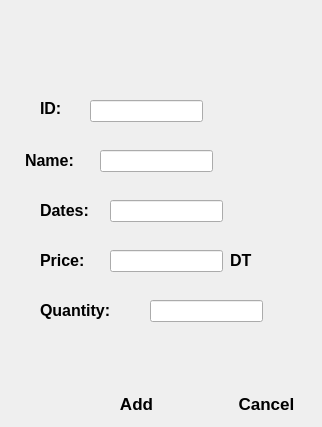
   <widget class="QWidget" name="page_2">
    <widget class="QLabel" name="label">
     <property name="geometry">
      <rect>
       <x>40</x>
       <y>100</y>
       <width>41</width>
       <height>16</height>
      </rect>
     </property>
     <property name="font">
      <font>
       <pointsize>12</pointsize>
       <weight>75</weight>
       <bold>true</bold>
      </font>
     </property>
     <property name="text">
      <string>ID:</string>
     </property>
    </widget>
    <widget class="QLabel" name="label_2">
     <property name="geometry">
      <rect>
       <x>25</x>
       <y>150</y>
       <width>71</width>
       <height>21</height>
      </rect>
     </property>
     <property name="font">
      <font>
       <pointsize>12</pointsize>
       <weight>75</weight>
       <bold>true</bold>
      </font>
     </property>
     <property name="text">
      <string>Name:</string>
     </property>
    </widget>
    <widget class="QLineEdit" name="lineEdit_id">
     <property name="geometry">
      <rect>
       <x>90</x>
       <y>100</y>
       <width>113</width>
       <height>22</height>
      </rect>
     </property>
     <property name="maxLength">
      <number>8</number>
     </property>
    </widget>
    <widget class="QLineEdit" name="lineEdit_name">
     <property name="geometry">
      <rect>
       <x>100</x>
       <y>150</y>
       <width>113</width>
       <height>22</height>
      </rect>
     </property>
     <property name="maxLength">
      <number>15</number>
     </property>
    </widget>
    <widget class="QPushButton" name="pushButtonaddp2">
     <property name="geometry">
      <rect>
       <x>90</x>
       <y>390</y>
       <width>93</width>
       <height>28</height>
      </rect>
     </property>
     <property name="font">
      <font>
       <pointsize>13</pointsize>
       <weight>75</weight>
       <bold>true</bold>
      </font>
     </property>
     <property name="styleSheet">
      <string notr="true">QPushButton{

     background: qlineargradient(x1: 0, y1: 0, x2: 0, y2: 1,
                                 stop: 0 #f7f7f7, stop: 0.4 #f0f0f0,
                                 stop: 0.5 #e8e8e8, stop: 1.0 #dcdcdc);
border-radius:5px;
border-radius:5px;

}



QPushButton:hover{
background:   qlineargradient(x1: 0, y1: 0, x2: 0, y2: 1,
                                 stop: 0 #1b83fe, stop: 0.4 #4399fe,
                                 stop: 0.5 #5da7fe, stop: 1.0 #77b5fe);
color:white;
}</string>
     </property>
     <property name="text">
      <string>Add</string>
     </property>
    </widget>
    <widget class="QPushButton" name="pushButton_cancelp2">
     <property name="geometry">
      <rect>
       <x>220</x>
       <y>390</y>
       <width>93</width>
       <height>28</height>
      </rect>
     </property>
     <property name="font">
      <font>
       <pointsize>13</pointsize>
       <weight>75</weight>
       <bold>true</bold>
      </font>
     </property>
     <property name="styleSheet">
      <string notr="true">QPushButton{

     background: qlineargradient(x1: 0, y1: 0, x2: 0, y2: 1,
                                 stop: 0 #f7f7f7, stop: 0.4 #f0f0f0,
                                 stop: 0.5 #e8e8e8, stop: 1.0 #dcdcdc);
border-radius:5px;
border-radius:5px;

}



QPushButton:hover{
background:   qlineargradient(x1: 0, y1: 0, x2: 0, y2: 1,
                                 stop: 0 #1b83fe, stop: 0.4 #4399fe,
                                 stop: 0.5 #5da7fe, stop: 1.0 #77b5fe);
color:white;
}</string>
     </property>
     <property name="text">
      <string>Cancel</string>
     </property>
    </widget>
    <widget class="QLabel" name="label_3">
     <property name="geometry">
      <rect>
       <x>40</x>
       <y>200</y>
       <width>71</width>
       <height>21</height>
      </rect>
     </property>
     <property name="font">
      <font>
       <pointsize>12</pointsize>
       <weight>75</weight>
       <bold>true</bold>
      </font>
     </property>
     <property name="text">
      <string>Dates:</string>
     </property>
    </widget>
    <widget class="QLabel" name="label_5">
     <property name="geometry">
      <rect>
       <x>40</x>
       <y>250</y>
       <width>56</width>
       <height>21</height>
      </rect>
     </property>
     <property name="font">
      <font>
       <pointsize>12</pointsize>
       <weight>75</weight>
       <bold>true</bold>
      </font>
     </property>
     <property name="text">
      <string>Price:</string>
     </property>
    </widget>
    <widget class="QLabel" name="label_9">
     <property name="geometry">
      <rect>
       <x>40</x>
       <y>300</y>
       <width>101</width>
       <height>21</height>
      </rect>
     </property>
     <property name="font">
      <font>
       <pointsize>12</pointsize>
       <weight>75</weight>
       <bold>true</bold>
      </font>
     </property>
     <property name="text">
      <string>Quantity:</string>
     </property>
    </widget>
    <widget class="QLineEdit" name="lineEditprice">
     <property name="geometry">
      <rect>
       <x>110</x>
       <y>250</y>
       <width>113</width>
       <height>22</height>
      </rect>
     </property>
     <property name="maxLength">
      <number>8</number>
     </property>
    </widget>
    <widget class="QLineEdit" name="lineEditquantity">
     <property name="geometry">
      <rect>
       <x>150</x>
       <y>300</y>
       <width>113</width>
       <height>22</height>
      </rect>
     </property>
     <property name="maxLength">
      <number>5</number>
     </property>
    </widget>
    <widget class="QLineEdit" name="lineEditdatesp2">
     <property name="geometry">
      <rect>
       <x>110</x>
       <y>200</y>
       <width>113</width>
       <height>22</height>
      </rect>
     </property>
     <property name="maxLength">
      <number>10</number>
     </property>
    </widget>
    <widget class="QLabel" name="label_19">
     <property name="geometry">
      <rect>
       <x>230</x>
       <y>250</y>
       <width>56</width>
       <height>21</height>
      </rect>
     </property>
     <property name="font">
      <font>
       <pointsize>12</pointsize>
       <weight>75</weight>
       <bold>true</bold>
      </font>
     </property>
     <property name="text">
      <string>DT</string>
     </property>
    </widget>
   </widget>
